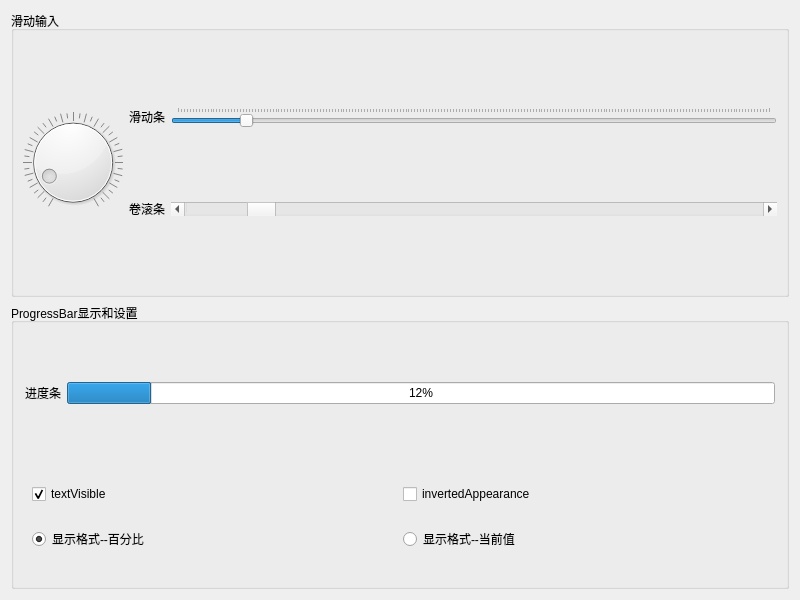
<?xml version="1.0" encoding="UTF-8"?>
<ui version="4.0">
 <class>Widget</class>
 <widget class="QWidget" name="Widget">
  <property name="geometry">
   <rect>
    <x>0</x>
    <y>0</y>
    <width>800</width>
    <height>600</height>
   </rect>
  </property>
  <property name="windowTitle">
   <string>Slider和ProgreeeBar</string>
  </property>
  <layout class="QVBoxLayout" name="verticalLayout_2">
   <item>
    <widget class="QGroupBox" name="groupBox">
     <property name="title">
      <string>滑动输入</string>
     </property>
     <layout class="QHBoxLayout" name="horizontalLayout_2">
      <item>
       <widget class="QDial" name="dial">
        <property name="maximum">
         <number>200</number>
        </property>
        <property name="value">
         <number>20</number>
        </property>
        <property name="orientation">
         <enum>Qt::Horizontal</enum>
        </property>
        <property name="wrapping">
         <bool>false</bool>
        </property>
        <property name="notchTarget">
         <double>5.000000000000000</double>
        </property>
        <property name="notchesVisible">
         <bool>true</bool>
        </property>
       </widget>
      </item>
      <item>
       <layout class="QGridLayout" name="gridLayout_2">
        <item row="0" column="0">
         <widget class="QLabel" name="label">
          <property name="text">
           <string>滑动条</string>
          </property>
         </widget>
        </item>
        <item row="0" column="1">
         <widget class="QSlider" name="slider">
          <property name="maximum">
           <number>200</number>
          </property>
          <property name="value">
           <number>23</number>
          </property>
          <property name="orientation">
           <enum>Qt::Horizontal</enum>
          </property>
          <property name="tickPosition">
           <enum>QSlider::TicksAbove</enum>
          </property>
         </widget>
        </item>
        <item row="1" column="0">
         <widget class="QLabel" name="label_2">
          <property name="text">
           <string>卷滚条</string>
          </property>
         </widget>
        </item>
        <item row="1" column="1">
         <widget class="QScrollBar" name="scrollBar">
          <property name="maximum">
           <number>200</number>
          </property>
          <property name="value">
           <number>23</number>
          </property>
          <property name="orientation">
           <enum>Qt::Horizontal</enum>
          </property>
         </widget>
        </item>
       </layout>
      </item>
     </layout>
    </widget>
   </item>
   <item>
    <widget class="QGroupBox" name="groupBox_2">
     <property name="title">
      <string>ProgressBar显示和设置</string>
     </property>
     <layout class="QVBoxLayout" name="verticalLayout">
      <item>
       <widget class="QFrame" name="frame">
        <layout class="QHBoxLayout" name="horizontalLayout">
         <property name="leftMargin">
          <number>2</number>
         </property>
         <property name="topMargin">
          <number>2</number>
         </property>
         <property name="rightMargin">
          <number>2</number>
         </property>
         <property name="bottomMargin">
          <number>0</number>
         </property>
         <item>
          <widget class="QLabel" name="label_3">
           <property name="text">
            <string>进度条</string>
           </property>
          </widget>
         </item>
         <item>
          <widget class="QProgressBar" name="progressBar">
           <property name="maximum">
            <number>200</number>
           </property>
           <property name="value">
            <number>24</number>
           </property>
          </widget>
         </item>
        </layout>
       </widget>
      </item>
      <item>
       <widget class="QFrame" name="frame_2">
        <property name="frameShadow">
         <enum>QFrame::Raised</enum>
        </property>
        <layout class="QGridLayout" name="gridLayout">
         <item row="1" column="1">
          <widget class="QRadioButton" name="radio_Value">
           <property name="text">
            <string>显示格式--当前值</string>
           </property>
           <property name="checked">
            <bool>false</bool>
           </property>
          </widget>
         </item>
         <item row="1" column="0">
          <widget class="QRadioButton" name="radio_Percent">
           <property name="text">
            <string>显示格式--百分比</string>
           </property>
           <property name="checked">
            <bool>true</bool>
           </property>
          </widget>
         </item>
         <item row="0" column="1">
          <widget class="QCheckBox" name="chkBox_Inverted">
           <property name="text">
            <string>invertedAppearance</string>
           </property>
          </widget>
         </item>
         <item row="0" column="0">
          <widget class="QCheckBox" name="chkBox_Visible">
           <property name="text">
            <string>textVisible</string>
           </property>
           <property name="checked">
            <bool>true</bool>
           </property>
          </widget>
         </item>
        </layout>
       </widget>
      </item>
     </layout>
    </widget>
   </item>
  </layout>
 </widget>
 <resources/>
 <connections/>
</ui>
